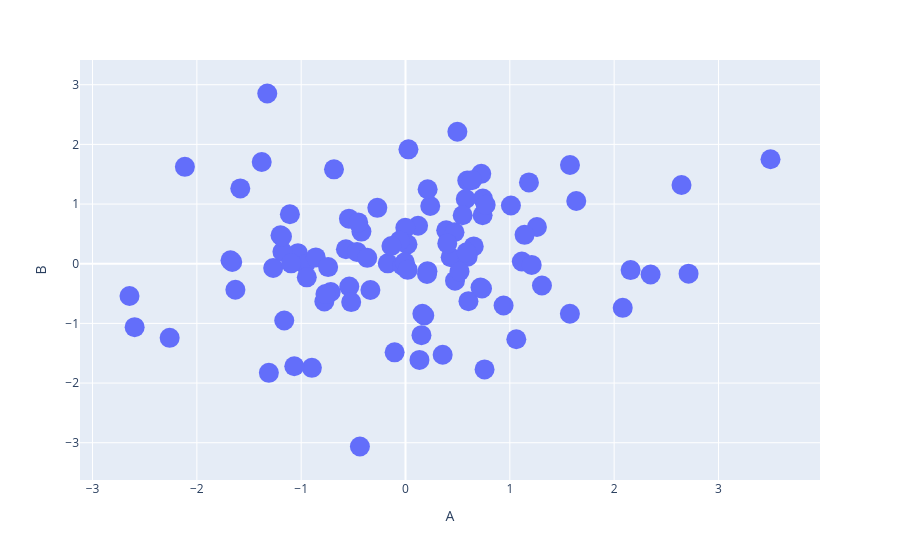

Notebook cell for this chart:
### Code cell
px.scatter(df,x='A',y='B').update_traces(marker=dict(size=20))
